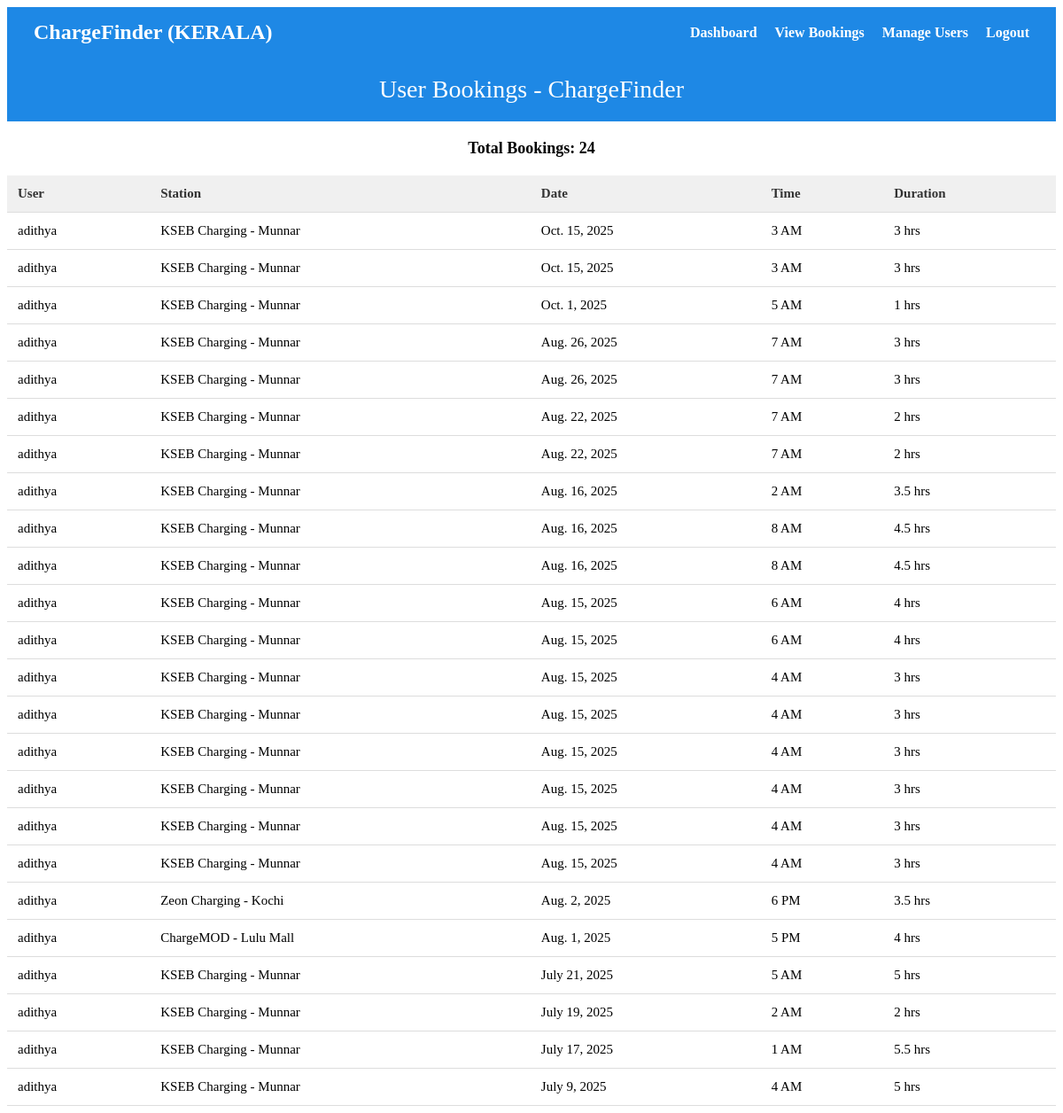
The page /admin_dashboard/view_bookings/ (signed in) on the database its author committed.
### finder/models.py (models this page shows, shortened)
class Booking(models.Model):
    user = models.ForeignKey(User, on_delete=models.CASCADE)
    station_name = models.CharField(max_length=100)
    date = models.DateField()
    time = models.CharField(max_length=10)
    duration = models.CharField(max_length=10)

### finder/views.py (the view)
# urls.py: path('admin_dashboard/view_bookings/', view_bookings, name='view_bookings'),
@login_required(login_url='login')
def view_bookings(request):
    if not request.user.is_staff:
        return redirect('login')
    bookings = Booking.objects.all().order_by('-date')
    return render(request, 'admin_view_bookings.html', {'bookings': bookings})

### templates/admin_view_bookings.html (shortened to what this page needs)
<!DOCTYPE html>
<html>
<head>
</head>
<body>
     <nav>
    <div class="logo">ChargeFinder (KERALA)</div>
    <ul>
      <li><a href="{% url 'admin_dashboard' %}">Dashboard</a></li>
      <li><a href="{% url 'view_bookings' %}">View Bookings</a></li>
      <li><a href="{% url 'manage_users' %}">Manage Users</a></li>
      <li><a href="{% url 'logout' %}">Logout</a></li>
    </ul>
  </nav>
 <div class="header">
     User Bookings - ChargeFinder
  </div>
  <div class="summary">
    Total Bookings: {{ bookings|length }}
  </div>
  <table>
    <tr>
      <th>User</th>
      <th>Station</th>
      <th>Date</th>
      <th>Time</th>
      <th>Duration</th>
    </tr>
    {% for booking in bookings %}
    <tr>
      <td>{{ booking.user.username }}</td>
      <td>{{ booking.station_name }}</td>
      <td>{{ booking.date }}</td>
      <td>{{ booking.time }}</td>
      <td>{{ booking.duration }} hrs</td>
    </tr>
    {% empty %}
    <tr><td colspan="5">No bookings yet.</td></tr>
    {% endfor %}
  </table>
</body>
</html>

### templates/admin_view_bookings.html (style rules this page uses)
.summary { text-align: center; font-size: 18px; margin: 20px auto; font-weight: bold; }
nav { background-color: #1e88e5; color: white; padding: 15px 30px; display: flex; align-items: center; justify-content: space-between; }
nav .logo { font-size: 24px; font-weight: bold; color: white; }
nav ul { list-style: none; margin: 0; padding: 0; display: flex; }
nav ul li { margin-left: 20px; }
nav ul li a { color: white; text-decoration: none; font-weight: bold; }
.header { background-color: #1e88e5; color: white; padding: 20px; text-align: center; font-size: 28px; }
table { width: 100%; border-collapse: collapse; margin-top: 10px; font-size: 15px; }
th, td { padding: 12px; border-bottom: 1px solid #ddd; text-align: left; }
th { background-color: #f0f0f0; color: #333; }

### rows shown on the page
Booking: user.username "adithya", station_name "KSEB Charging - Munnar", date "Oct. 15, 2025", time "3 AM", duration "3"
Booking: user.username "adithya", station_name "KSEB Charging - Munnar", date "Oct. 15, 2025", time "3 AM", duration "3"
Booking: user.username "adithya", station_name "KSEB Charging - Munnar", date "Oct. 1, 2025", time "5 AM", duration "1"
Booking: user.username "adithya", station_name "KSEB Charging - Munnar", date "Aug. 26, 2025", time "7 AM", duration "3"
Booking: user.username "adithya", station_name "KSEB Charging - Munnar", date "Aug. 26, 2025", time "7 AM", duration "3"
Booking: user.username "adithya", station_name "KSEB Charging - Munnar", date "Aug. 22, 2025", time "7 AM", duration "2"
Booking: user.username "adithya", station_name "KSEB Charging - Munnar", date "Aug. 22, 2025", time "7 AM", duration "2"
Booking: user.username "adithya", station_name "KSEB Charging - Munnar", date "Aug. 16, 2025", time "2 AM", duration "3.5"
Booking: user.username "adithya", station_name "KSEB Charging - Munnar", date "Aug. 16, 2025", time "8 AM", duration "4.5"
Booking: user.username "adithya", station_name "KSEB Charging - Munnar", date "Aug. 16, 2025", time "8 AM", duration "4.5"
Booking: user.username "adithya", station_name "KSEB Charging - Munnar", date "Aug. 15, 2025", time "6 AM", duration "4"
Booking: user.username "adithya", station_name "KSEB Charging - Munnar", date "Aug. 15, 2025", time "6 AM", duration "4"
Booking: user.username "adithya", station_name "KSEB Charging - Munnar", date "Aug. 15, 2025", time "4 AM", duration "3"
Booking: user.username "adithya", station_name "KSEB Charging - Munnar", date "Aug. 15, 2025", time "4 AM", duration "3"
Booking: user.username "adithya", station_name "KSEB Charging - Munnar", date "Aug. 15, 2025", time "4 AM", duration "3"
Booking: user.username "adithya", station_name "KSEB Charging - Munnar", date "Aug. 15, 2025", time "4 AM", duration "3"
Booking: user.username "adithya", station_name "KSEB Charging - Munnar", date "Aug. 15, 2025", time "4 AM", duration "3"
Booking: user.username "adithya", station_name "KSEB Charging - Munnar", date "Aug. 15, 2025", time "4 AM", duration "3"
Booking: user.username "adithya", station_name "Zeon Charging - Kochi", date "Aug. 2, 2025", time "6 PM", duration "3.5"
Booking: user.username "adithya", station_name "ChargeMOD - Lulu Mall", date "Aug. 1, 2025", time "5 PM", duration "4"
Booking: user.username "adithya", station_name "KSEB Charging - Munnar", date "July 21, 2025", time "5 AM", duration "5"
Booking: user.username "adithya", station_name "KSEB Charging - Munnar", date "July 19, 2025", time "2 AM", duration "2"
Booking: user.username "adithya", station_name "KSEB Charging - Munnar", date "July 17, 2025", time "1 AM", duration "5.5"
Booking: user.username "adithya", station_name "KSEB Charging - Munnar", date "July 9, 2025", time "4 AM", duration "5"

### other values the page prints
{{ bookings|length }} "24"
